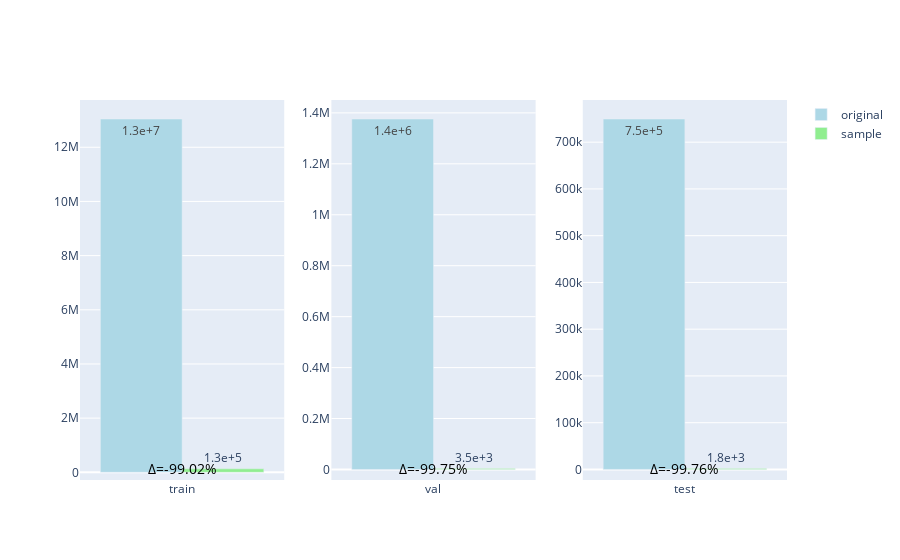

This figure's notebook cell:
### Code cell
fig = make_subplots(rows=1, cols=3)

# Add data for each subset
for i, subset in enumerate(subsets):
    row = i // 3 + 1
    col = i % 3 +1

    # Add trace for 'curr'
    fig.add_trace(
        go.Bar(
            name="original",
            x=[subset],
            y=[original_length[subset]],
            marker_color = "lightblue",
            showlegend=(i == 0),
            texttemplate="%{y:.2}",
        ),
        row=row,
        col=col,
    )

    # Add trace for 'new'
    fig.add_trace(
        go.Bar(
            name="sample",
            x=[subset],
            y=[sampled_length[subset]],
            marker_color="lightgreen",
            showlegend=(i == 0),
            texttemplate="%{y:.2}",
        ),
        row=row,
        col=col,
    )

    # Add diff annotation
    difference = (sampled_length[subset] - original_length[subset]) / original_length[
        subset
    ]
    fig.add_annotation(
        x=subset,
        y=sampled_length[subset] * 1.10,  # Position above the tallest bar
        text=f"Δ={difference:.2%}",
        showarrow=False,
        font=dict(color="black", size=14),
        row=row,
        col=col,
    )

fig.update_layout(showlegend=True)

fig.show()

### Figure 1 — Plotly figure (JSON) as saved in the notebook; plotly's stock layout.template omitted (floating-point values rounded to 4 significant figures)
{"data": [{"marker": {"color": "lightblue"}, "name": "original", "showlegend": true, "texttemplate": "%{y:.2}", "type": "bar", "x": ["train"], "xaxis": "x", "y": [13043980], "yaxis": "y"}, {"marker": {"color": "lightgreen"}, "name": "sample", "showlegend": true, "texttemplate": "%{y:.2}", "type": "bar", "x": ["train"], "xaxis": "x", "y": [127392], "yaxis": "y"}, {"marker": {"color": "lightblue"}, "name": "original", "showlegend": false, "texttemplate": "%{y:.2}", "type": "bar", "x": ["val"], "xaxis": "x2", "y": [1375948], "yaxis": "y2"}, {"marker": {"color": "lightgreen"}, "name": "sample", "showlegend": false, "texttemplate": "%{y:.2}", "type": "bar", "x": ["val"], "xaxis": "x2", "y": [3479], "yaxis": "y2"}, {"marker": {"color": "lightblue"}, "name": "original", "showlegend": false, "texttemplate": "%{y:.2}", "type": "bar", "x": ["test"], "xaxis": "x3", "y": [749578], "yaxis": "y3"}, {"marker": {"color": "lightgreen"}, "name": "sample", "showlegend": false, "texttemplate": "%{y:.2}", "type": "bar", "x": ["test"], "xaxis": "x3", "y": [1822], "yaxis": "y3"}], "layout": {"annotations": [{"font": {"color": "black", "size": 14}, "showarrow": false, "text": "Δ=-99.02%", "x": "train", "xref": "x", "y": 140100.0, "yref": "y"}, {"font": {"color": "black", "size": 14}, "showarrow": false, "text": "Δ=-99.75%", "x": "val", "xref": "x2", "y": 3827.0, "yref": "y2"}, {"font": {"color": "black", "size": 14}, "showarrow": false, "text": "Δ=-99.76%", "x": "test", "xref": "x3", "y": 2004.0, "yref": "y3"}], "showlegend": true, "xaxis": {"anchor": "y", "domain": [0, 0.2889]}, "xaxis2": {"anchor": "y2", "domain": [0.3556, 0.6444]}, "xaxis3": {"anchor": "y3", "domain": [0.7111, 1]}, "yaxis": {"anchor": "x", "domain": [0, 1]}, "yaxis2": {"anchor": "x2", "domain": [0, 1]}, "yaxis3": {"anchor": "x3", "domain": [0, 1]}}}
